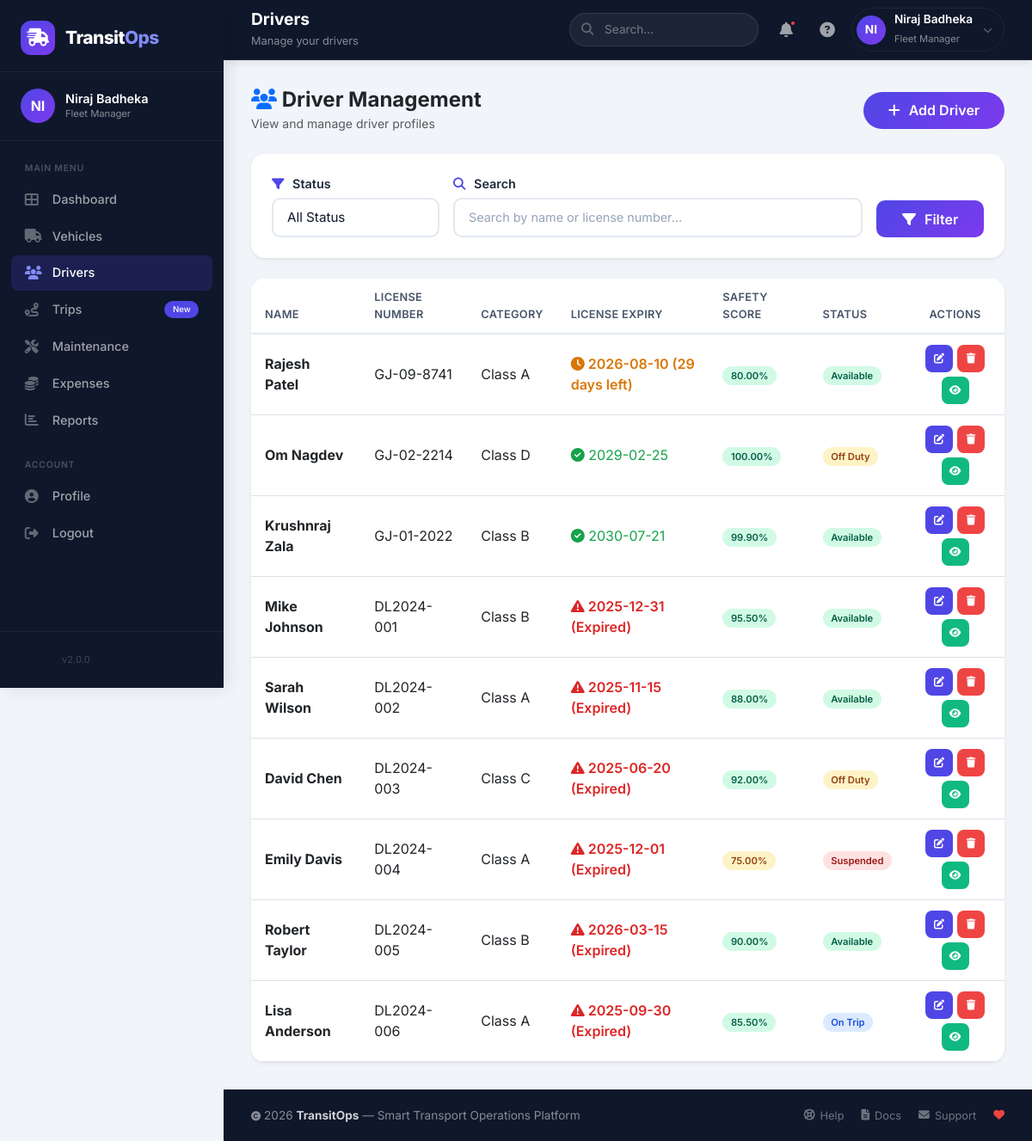
The page /modules/drivers/index.php (signed in) on the database its author committed.
### tables this page shows
CREATE TABLE `drivers` (
  `driver_id` int(11) NOT NULL,
  `full_name` varchar(100) NOT NULL,
  `license_number` varchar(50) NOT NULL,
  `license_category` varchar(20) NOT NULL,
  `license_expiry_date` date NOT NULL,
  `contact_number` varchar(20) NOT NULL,
  `safety_score` decimal(5,2) DEFAULT 100.00,
  `status` enum('Available','On_Trip','Off_Duty','Suspended') DEFAULT 'Available',
  `created_at` timestamp NOT NULL DEFAULT current_timestamp(),
  `updated_at` timestamp NULL DEFAULT NULL ON UPDATE current_timestamp()
);

### includes/functions.php (called while the page is built, shortened)
<?php
function hasRole($role) {
    return isset($_SESSION['role']) && $_SESSION['role'] === $role;
}
function isAdmin() {
    return hasRole('Fleet_Manager');
}
?>

### modules/drivers/index.php (the view, shortened to what this page needs)
<?php
require_once '../../includes/functions.php';
$db = Database::getInstance()->getConnection();
$can_edit = isAdmin();
$search = isset($_GET['search']) ? sanitize($_GET['search']) : '';
$query = "SELECT * FROM drivers WHERE 1=1";
$query .= " ORDER BY created_at DESC";
$stmt = $db->prepare($query);
$stmt->execute();
$drivers = $stmt->get_result();
?>
<?php include '../../includes/header.php'; ?>
<div class="row">
    <div class="col-12">
        <div class="d-flex justify-content-between align-items-center mb-4">
            <div>
                <h4 class="fw-bold mb-0"><i class="fas fa-users text-primary"></i> Driver Management</h4>
                <small class="text-muted">View and manage driver profiles</small>
            </div>
            <div>
                <?php if ($can_edit): ?>
                    <a href="create.php" class="btn btn-primary rounded-pill">
                        <i class="fas fa-plus"></i> Add Driver
                    </a>
                <?php else: ?>
                    <span class="view-only-badge">
                        <i class="fas fa-eye"></i> View Only
                    </span>
                <?php endif; ?>
            </div>
        </div>
        <div class="card border-0 shadow-sm rounded-4 mb-4">
            <div class="card-body">
                <form method="GET" class="row g-3">
                    <div class="col-md-3">
                        <label for="status" class="form-label">
                            <i class="fas fa-filter"></i> Status
                        </label>
                        <select name="status" id="status" class="form-select">
                            <option value="">All Status</option>
                        </select>
                    </div>
                    <div class="col-md-7">
                        <label for="search" class="form-label">
                            <i class="fas fa-search"></i> Search
                        </label>
                        <input type="text" name="search" id="search" class="form-control"
                               placeholder="Search by name or license number..."
                               value="<?php echo $search; ?>">
                    </div>
                    <div class="col-md-2 d-flex align-items-end">
                        <button type="submit" class="btn btn-primary w-100">
                            <i class="fas fa-filter"></i> Filter
                        </button>
                    </div>
                </form>
            </div>
        </div>
        <div class="card border-0 shadow-sm rounded-4">
            <div class="card-body p-0">
                <div class="table-responsive">
                    <table class="table table-hover mb-0">
                        <thead>
                            <tr>
                                <th>Name</th>
                                <th>License Number</th>
                                <th>Category</th>
                                <th>License Expiry</th>
                                <th>Safety Score</th>
                                <th>Status</th>
                                <?php if ($can_edit): ?>
                                    <th class="text-center">Actions</th>
                                <?php endif; ?>
                            </tr>
                        </thead>
                        <tbody>
                            <?php if ($drivers->num_rows > 0): ?>
                                <?php while ($driver = $drivers->fetch_assoc()): ?>
                                    <tr>
                                        <td><strong><?php echo htmlspecialchars($driver['full_name']); ?></strong></td>
                                        <td><?php echo htmlspecialchars($driver['license_number']); ?></td>
                                        <td><?php echo htmlspecialchars($driver['license_category']); ?></td>
                                        <td>
                                            <?php
                                            $expiry = strtotime($driver['license_expiry_date']);
                                            $now = time();
                                            $days_left = ceil(($expiry - $now) / (60 * 60 * 24));
                                            if ($expiry < $now) {
                                                echo '<span class="license-expired"><i class="fas fa-exclamation-triangle"></i> ' . date('Y-m-d', $expiry) . ' (Expired)</span>';
                                            } elseif ($days_left <= 30) {
                                                echo '<span class="license-warning"><i class="fas fa-clock"></i> ' . date('Y-m-d', $expiry) . ' (' . $days_left . ' days left)</span>';
                                            } else {
                                                echo '<span class="license-valid"><i class="fas fa-check-circle"></i> ' . date('Y-m-d', $expiry) . '</span>';
                                            }
                                            ?>
                                        </td>
                                        <td>
                                            <?php
                                            $score = $driver['safety_score'];
                                            $class = $score >= 80 ? 'high' : ($score >= 60 ? 'medium' : 'low');
                                            ?>
                                            <span class="badge-safety <?php echo $class; ?>">
                                                <?php echo number_format($score, 2); ?>%
                                            </span>
                                        </td>
                                        <td>
                                            <span class="badge-status <?php echo $driver['status']; ?>">
                                                <?php echo str_replace('_', ' ', $driver['status']); ?>
                                            </span>
                                        </td>
                                        <?php if ($can_edit): ?>
                                            <td>
                                                <div class="action-buttons">
                                                    <a href="edit.php?id=<?php echo $driver['driver_id']; ?>"
                                                       class="btn btn-sm btn-edit"
                                                       title="Edit Driver">
                                                        <i class="fas fa-edit"></i>
                                                    </a>
                                                    <a href="javascript:void(0)"
                                                       onclick="deleteDriver(<?php echo $driver['driver_id']; ?>, '<?php echo addslashes($driver['full_name']); ?>', '<?php echo $driver['status']; ?>')"
                                                       class="btn btn-sm btn-delete"
                                                       title="Delete Driver">
                                                        <i class="fas fa-trash"></i>
                                                    </a>
                                                    <a href="view.php?id=<?php echo $driver['driver_id']; ?>"
                                                       class="btn btn-sm btn-view"
                                                       title="View Details">
                                                        <i class="fas fa-eye"></i>
                                                    </a>
                                                </div>
                                            </td>
                                        <?php endif; ?>
                                    </tr>
                                <?php endwhile; ?>
                            <?php endif; ?>
                        </tbody>
                    </table>
                </div>
            </div>
        </div>
    </div>
</div>
<?php include '../../includes/footer.php'; ?>

### assets/css/style.css (style rules this page uses)
:root { --primary-color: #0d6efd; --primary-dark: #0a58ca; --secondary-color: #6c757d; --success-color: #198754; --danger-color: #dc3545; --warning-color: #ffc107; --info-color: #0dcaf0; --dark-color: #212529; --light-color: #f8f9fa; --transition-speed: 0.3s; --border-radius: 12px; --box-shadow: 0 10px 30px rgba(0, 0, 0, 0.1); }
* { margin: 0; padding: 0; box-sizing: border-box; }
body { font-family: 'Segoe UI', Tahoma, Geneva, Verdana, sans-serif; background: #f0f2f5; min-height: 100vh; display: flex; flex-direction: column; }
.form-control { border-radius: 10px; padding: 0.6rem 1rem; border: 2px solid #e9ecef; transition: all var(--transition-speed) ease; }
.form-label { font-weight: 600; font-size: 0.9rem; color: var(--dark-color); }
.btn { border-radius: 10px; padding: 0.6rem 1.5rem; font-weight: 600; transition: all var(--transition-speed) ease; }
.btn-primary { background: linear-gradient(135deg, #667eea 0%, #764ba2 100%); border: none; }
.card { border: none; border-radius: var(--border-radius); box-shadow: var(--box-shadow); transition: all var(--transition-speed) ease; overflow: hidden; }
.card-body { padding: 1.5rem; }
.table { margin-bottom: 0; }
.table th { font-weight: 600; color: var(--secondary-color); border-bottom: 2px solid #e9ecef; }
.table td { vertical-align: middle; padding: 0.75rem 1rem; }

### includes/header.php (style rules this page uses)
:root { --primary: #4F46E5; --primary-dark: #4338CA; --primary-light: #818CF8; --primary-gradient: linear-gradient(135deg, #4F46E5 0%, #7C3AED 100%); --sidebar-bg: #0F172A; --sidebar-hover: rgba(255,255,255,0.06); --sidebar-active: rgba(79,70,229,0.2); --header-bg: #0F172A; --header-text: #FFFFFF; --header-border: rgba(255,255,255,0.06); --footer-bg: #0F172A; --footer-text: rgba(255,255,255,0.7); --card-shadow: 0 4px 20px rgba(0,0,0,0.06); --sidebar-width: 260px; --header-height: 70px; --radius: 12px; --transition: all 0.3s cubic-bezier(0.4, 0, 0.2, 1); }
* { margin: 0; padding: 0; box-sizing: border-box; }
body { font-family: 'Inter', -apple-system, BlinkMacSystemFont, sans-serif; background: #F1F5F9; overflow-x: hidden; }

### modules/drivers/index.php (style rules this page uses)
.action-buttons { display: flex; gap: 5px; flex-wrap: wrap; justify-content: center; }
.action-buttons .btn-sm { padding: 0.25rem 0.6rem; font-size: 0.75rem; border-radius: 8px; width: 32px; height: 32px; display: inline-flex; align-items: center; justify-content: center; }
.license-expired { color: #DC2626; font-weight: 600; }
.license-valid { color: #16A34A; }
.license-warning { color: #D97706; font-weight: 600; }
.btn-edit { background: #4F46E5; color: white; border: none; transition: all 0.3s ease; }
.btn-delete { background: #EF4444; color: white; border: none; transition: all 0.3s ease; }
.btn-view { background: #10B981; color: white; border: none; transition: all 0.3s ease; }
.form-label { font-weight: 600; color: #1E293B; font-size: 0.9rem; margin-bottom: 6px; display: block; }
.form-label i { margin-right: 6px; color: #4F46E5; }
.form-control, .form-select { border: 2px solid #E2E8F0; border-radius: 10px; padding: 0.6rem 1rem; font-size: 0.95rem; transition: all 0.3s ease; background: #FFFFFF; color: #0F172A; width: 100%; }
.form-control::placeholder { color: #94A3B8; font-size: 0.9rem; }
.btn-primary { background: linear-gradient(135deg, #4F46E5 0%, #7C3AED 100%); border: none; padding: 0.6rem 1.5rem; font-weight: 600; border-radius: 10px; transition: all 0.3s ease; color: #fff; }
.btn-primary i { margin-right: 6px; }
.btn-primary.rounded-pill { border-radius: 50px; padding: 0.6rem 1.8rem; }
.table th { font-weight: 600; color: #475569; font-size: 0.8rem; text-transform: uppercase; letter-spacing: 0.3px; border-bottom: 2px solid #E2E8F0; padding: 0.75rem 1rem; }
.table td { padding: 0.75rem 1rem; vertical-align: middle; }
.badge-safety { padding: 0.25rem 0.6rem; border-radius: 50px; font-size: 0.7rem; font-weight: 600; }
.badge-safety.high { background: #D1FAE5; color: #065F46; }
.badge-safety.medium { background: #FEF3C7; color: #92400E; }
.badge-status { padding: 0.25rem 0.6rem; border-radius: 50px; font-size: 0.7rem; font-weight: 600; }
.badge-status.Available { background: #D1FAE5; color: #065F46; }
.badge-status.On_Trip { background: #DBEAFE; color: #1D4ED8; }
.badge-status.Off_Duty { background: #FEF3C7; color: #92400E; }
.badge-status.Suspended { background: #FEE2E2; color: #991B1B; }

### rows shown on the page
drivers: full_name "Rajesh Patel", license_number "GJ-09-8741", license_category "Class A", license_expiry_date "2026-08-10", safety_score "80.00", status "Available"
drivers: full_name "Om Nagdev", license_number "GJ-02-2214", license_category "Class D", license_expiry_date "2029-02-25", safety_score "100.00", status "Off Duty"
drivers: full_name "Krushnraj Zala", license_number "GJ-01-2022", license_category "Class B", license_expiry_date "2030-07-21", safety_score "99.90", status "Available"
drivers: full_name "Mike Johnson", license_number "DL2024-001", license_category "Class B", license_expiry_date "2025-12-31", safety_score "95.50", status "Available"
drivers: full_name "Sarah Wilson", license_number "DL2024-002", license_category "Class A", license_expiry_date "2025-11-15", safety_score "88.00", status "Available"
drivers: full_name "David Chen", license_number "DL2024-003", license_category "Class C", license_expiry_date "2025-06-20", safety_score "92.00", status "Off Duty"
drivers: full_name "Emily Davis", license_number "DL2024-004", license_category "Class A", license_expiry_date "2025-12-01", safety_score "75.00", status "Suspended"
drivers: full_name "Robert Taylor", license_number "DL2024-005", license_category "Class B", license_expiry_date "2026-03-15", safety_score "90.00", status "Available"
drivers: full_name "Lisa Anderson", license_number "DL2024-006", license_category "Class A", license_expiry_date "2025-09-30", safety_score "85.50", status "On Trip"

### other values the page prints
substr($_SESSION['full_name'] ?? 'U', 0, 2) "NI"
$_SESSION['full_name'] "Niraj Badheka"
str_replace('_', ' ', $_SESSION['role'] ?? 'Guest') "Fleet Manager"
$page_title "Drivers"
$page_subtitle "Manage your drivers"
